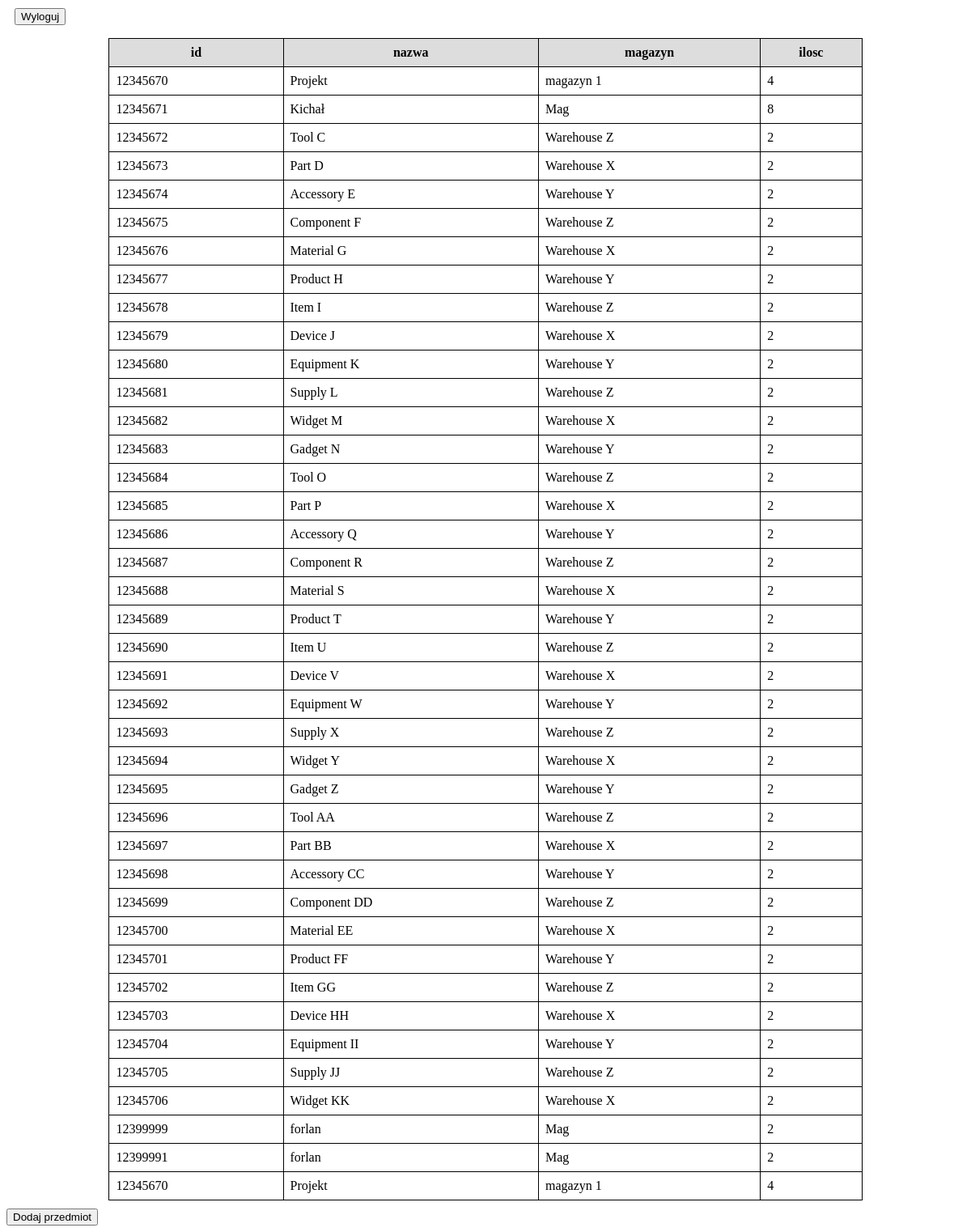
/main.php (signed in), run on the app's committed database.
### tables this page shows
CREATE TABLE `staff` (
  `id` text NOT NULL,
  `name` text NOT NULL,
  `warehouse` text NOT NULL,
  `quantity` int(11) NOT NULL
);

### main.php (the view, shortened to what this page needs)
<!DOCTYPE HMTL>
<html>
    <head>
        <link rel="stylesheet" href="./css/style.css">
    </head>
    <body>
        <div class="container">
                <div class="content">
                    <form action="./scripts/logout.php" method="post">
                        <button type="submit">Wyloguj</button>
                    </form>
                    <table >
                        <tr>
                            <th>id</th>
                            <th>nazwa</th>
                            <th>magazyn</th>
                            <th>ilosc</th>
                        </tr>
                    <?php
                    require_once "./scripts/connect.php";
                    $sql = "SELECT `u`.`id`, `u`.`name`, `u`.`warehouse`,`u`.`quantity` FROM `staff` u ";
                    $result = $conn->query($sql);
                    while($user = $result->fetch_assoc()){
                        echo <<< TABLEUSERS
      <tr>
        <td>$user[id]</td>
        <td>$user[name]</td>
        <td>$user[warehouse]</td>
        <td>$user[quantity]</td>
      </tr>
TABLEUSERS;
                    }
                    echo "</table>";
                    ?>
                </div>
                <div class="add-item">
                    <a href="add_item.php"><button>Dodaj przedmiot</button></a>
                </div>
        </div>
    </body>
</html>

### css/style.css (style rules this page uses)
table { border-collapse: collapse; width: 80%; margin-left: 10%; margin-right: 10%; }
th { text-align: center; }
th, td { padding: 8px; border: 1px solid black; }
th { background-color: #ddd; }
.content { margin: 10px; }

### data on the page
staff: id "12345670", name "Projekt", warehouse "magazyn 1", quantity "4"
staff: id "12345671", name "Kichał", warehouse "Mag", quantity "8"
staff: id "12345672", name "Tool C", warehouse "Warehouse Z", quantity "2"
staff: id "12345673", name "Part D", warehouse "Warehouse X", quantity "2"
staff: id "12345674", name "Accessory E", warehouse "Warehouse Y", quantity "2"
staff: id "12345675", name "Component F", warehouse "Warehouse Z", quantity "2"
staff: id "12345676", name "Material G", warehouse "Warehouse X", quantity "2"
staff: id "12345677", name "Product H", warehouse "Warehouse Y", quantity "2"
staff: id "12345678", name "Item I", warehouse "Warehouse Z", quantity "2"
staff: id "12345679", name "Device J", warehouse "Warehouse X", quantity "2"
staff: id "12345680", name "Equipment K", warehouse "Warehouse Y", quantity "2"
staff: id "12345681", name "Supply L", warehouse "Warehouse Z", quantity "2"
staff: id "12345682", name "Widget M", warehouse "Warehouse X", quantity "2"
staff: id "12345683", name "Gadget N", warehouse "Warehouse Y", quantity "2"
staff: id "12345684", name "Tool O", warehouse "Warehouse Z", quantity "2"
staff: id "12345685", name "Part P", warehouse "Warehouse X", quantity "2"
staff: id "12345686", name "Accessory Q", warehouse "Warehouse Y", quantity "2"
staff: id "12345687", name "Component R", warehouse "Warehouse Z", quantity "2"
staff: id "12345688", name "Material S", warehouse "Warehouse X", quantity "2"
staff: id "12345689", name "Product T", warehouse "Warehouse Y", quantity "2"
staff: id "12345690", name "Item U", warehouse "Warehouse Z", quantity "2"
staff: id "12345691", name "Device V", warehouse "Warehouse X", quantity "2"
staff: id "12345692", name "Equipment W", warehouse "Warehouse Y", quantity "2"
staff: id "12345693", name "Supply X", warehouse "Warehouse Z", quantity "2"
staff: id "12345694", name "Widget Y", warehouse "Warehouse X", quantity "2"
staff: id "12345695", name "Gadget Z", warehouse "Warehouse Y", quantity "2"
staff: id "12345696", name "Tool AA", warehouse "Warehouse Z", quantity "2"
staff: id "12345697", name "Part BB", warehouse "Warehouse X", quantity "2"
staff: id "12345698", name "Accessory CC", warehouse "Warehouse Y", quantity "2"
staff: id "12345699", name "Component DD", warehouse "Warehouse Z", quantity "2"
staff: id "12345700", name "Material EE", warehouse "Warehouse X", quantity "2"
staff: id "12345701", name "Product FF", warehouse "Warehouse Y", quantity "2"
staff: id "12345702", name "Item GG", warehouse "Warehouse Z", quantity "2"
staff: id "12345703", name "Device HH", warehouse "Warehouse X", quantity "2"
staff: id "12345704", name "Equipment II", warehouse "Warehouse Y", quantity "2"
staff: id "12345705", name "Supply JJ", warehouse "Warehouse Z", quantity "2"
staff: id "12345706", name "Widget KK", warehouse "Warehouse X", quantity "2"
staff: id "12399999", name "forlan", warehouse "Mag", quantity "2"
staff: id "12399991", name "forlan", warehouse "Mag", quantity "2"
staff: id "12345670", name "Projekt", warehouse "magazyn 1", quantity "4"
